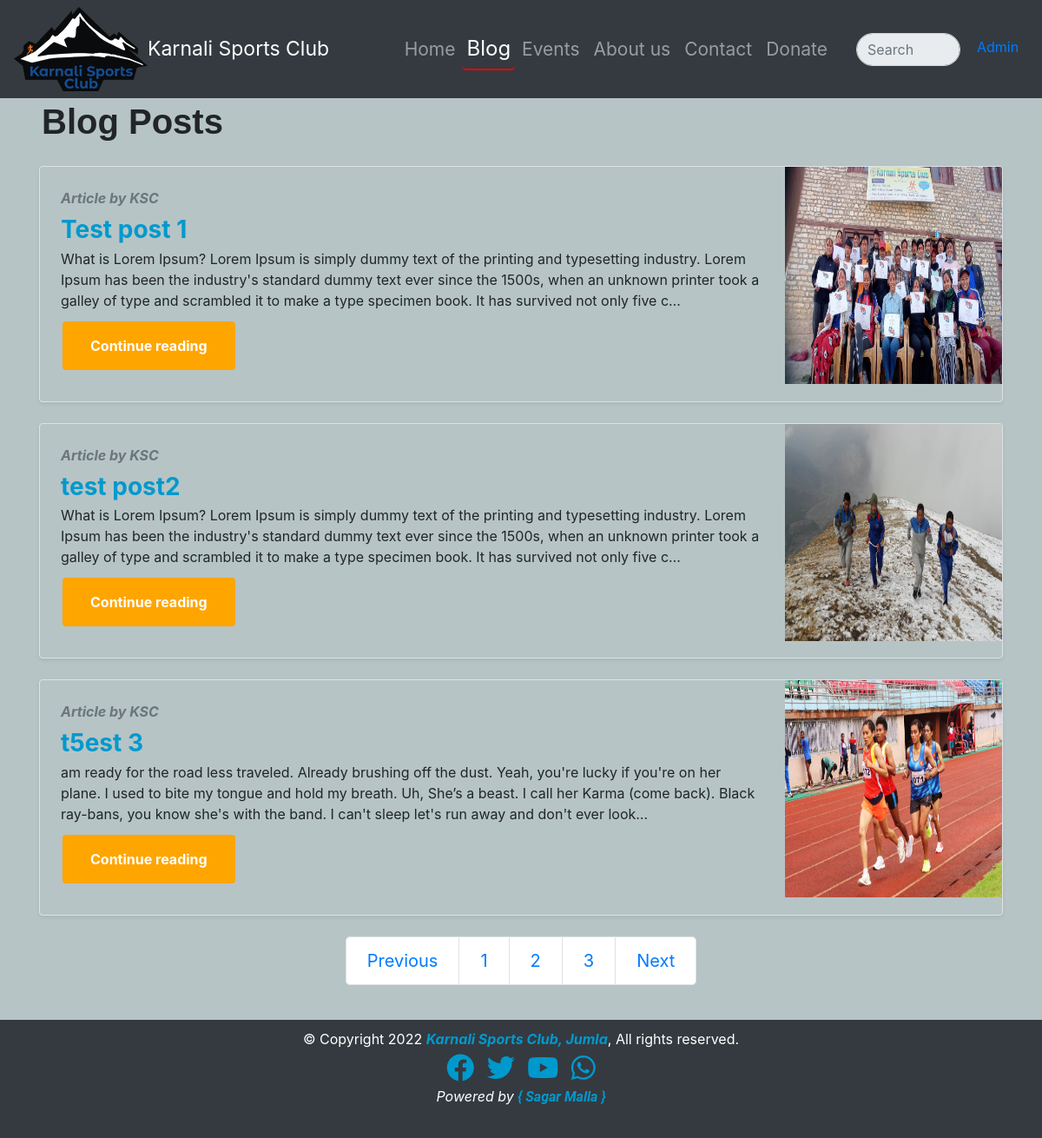
The page /ksc/blog/ on the database its author committed.
### ksc/models.py (models this page shows, shortened)
class blogPost(models.Model):
    sno=models.AutoField(primary_key=True)
    title=models.CharField(max_length=255)
    author=models.CharField(max_length=14)
    slug=models.CharField(max_length=130, null=False, unique= True)
    timeStamp=models.DateTimeField(blank=True)
    content=models.TextField()
    thumbnail = models.ImageField(upload_to="ksc/postImage", default="" )

### ksc/views.py (the view)
# urls.py: 2. Add a URL to urlpatterns:  path('blog/', include('blog.urls'))
def blog(request):
    allPosts = blogPost.objects.all()
    context = {
               'Post':allPosts
               }
    return render(request, 'ksc/blog.html', context)

### ksc/templates/ksc/blog.html (shortened to what this page needs)
{% extends 'ksc/basic.html' %}
{% load static %}
{% block body %}
<div class="container">
<h1 style="font-family: 'Poppins', sans-serif !important; font-weight: bold; margin:1px 1px; padding:2px; " >Blog Posts</h1>
</div>
<div class="container">
   {% for post in Post %}
   <div class="row no-gutters border rounded overflow-hidden flex-md-row mb-4 shadow-sm h-md-250 my-4 position-relative">
       <div class="col p-4 d-flex flex-column position-static">
           <strong class="d-inline-block mb-2 text-primary text-muted"><i>Article  by {{post.author}}</i></strong>
           <h3 class="mb-0">{{post.title}}</h3>
           <p class="card-text mb-auto">{{post.content| truncatechars:300}}</p>
           <div class="my-2">
              <a href="/ksc/postview/{{post.slug}}" role="button" class="btn btn-primary">Continue reading</a>
           </div>
       </div>
       <div class="col-auto d-none d-lg-block">
          <a href="{{post.thumbnail.url}}" target="_blank"> <img src="/media/{{post.thumbnail}}" class="bd-placeholder-img" width="250" height="250" xmlns="http://www.w3.org/2000/svg" preserveAspectRatio="xMidYMid slice" focusable="false" role="img" aria-label=">
               <rect width="100%" height="100%" fill="#55595c"></rect></a>
       </div>
       </div>
       {% endfor %}
   </div>
<nav aria-label = "Page navigation example">
    <ul class = "pagination justify-content-center pagination-lg ">
       <li class = "page-item">
          <a class = "page-link" href = "#">Previous</a>
       </li>
       <li class = "page-item">
          <a class = "page-link" href = "#">1</a>
       </li>
       <li class = "page-item">
          <a class = "page-link" href = "#">2</a>
       </li>
       <li class = "page-item">
          <a class = "page-link" href = "#">3</a>
       </li>
       <li class = "page-item">
          <a class = "page-link" href = "#">Next</a>
       </li>
    </ul>
 </nav>
{% endblock %}

### rows shown on the page
blogPost: author "KSC", title "Test post 1", content "What is Lorem Ipsum? Lorem Ipsum is simply dummy text of the printing and typesetting industry. Lorem Ipsum has been the industry's standard dummy text ever since the 1500s, when an unknown printer took a galley of type and scrambled it to make a type specimen book. It has survived not only five c…", thumbnail (picture)
blogPost: author "KSC", title "test post2", content "What is Lorem Ipsum? Lorem Ipsum is simply dummy text of the printing and typesetting industry. Lorem Ipsum has been the industry's standard dummy text ever since the 1500s, when an unknown printer took a galley of type and scrambled it to make a type specimen book. It has survived not only five c…", thumbnail (picture)
blogPost: author "KSC", title "t5est 3", content "am ready for the road less traveled. Already brushing off the dust. Yeah, you're lucky if you're on her plane. I used to bite my tongue and hold my breath. Uh, She’s a beast. I call her Karma (come back). Black ray-bans, you know she's with the band. I can't sleep let's run away and don't ever look…", thumbnail (picture)
